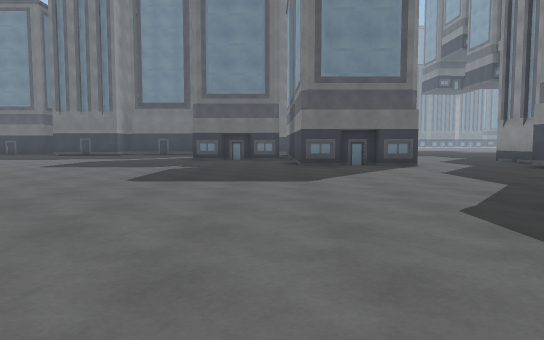
[1] (above)

24 first-person views from a walk through a 3-D level made in the Unity game engine. The camera is 1.2 m above the floor, tilts 4° down and sees 70° across. The floor is counted in squares, 2 m on a side. Each view is taken from the middle of a square. On the plan, view 1 faces up. The plan holds only what a view shows up to about 11 squares ahead; the rest is blank. The place goes on beyond the plan. The player character is not drawn. Surface patterns are stand-ins for the level's own textures.

[2]
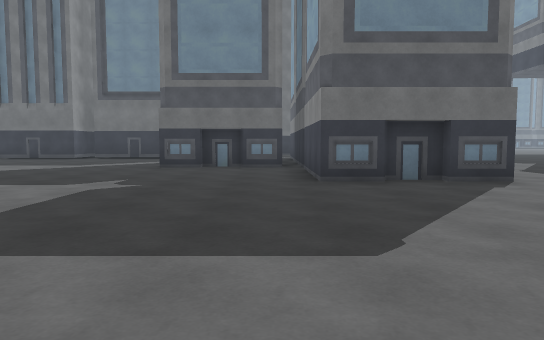

[3]
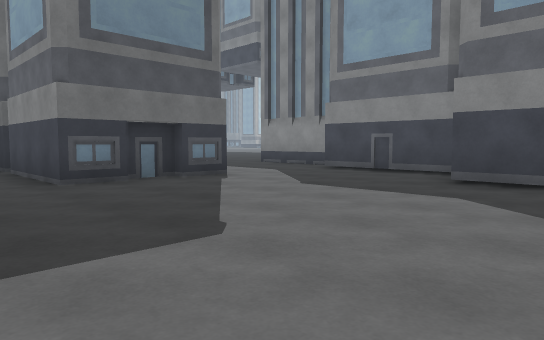

[4]
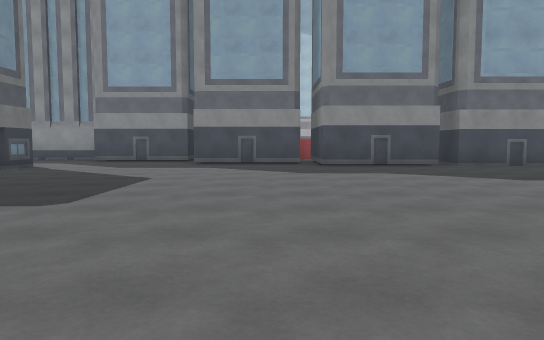

[5]
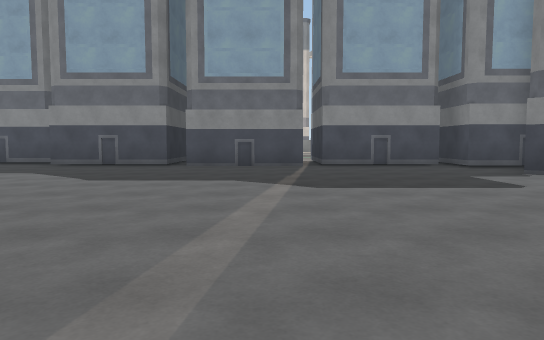

[6]
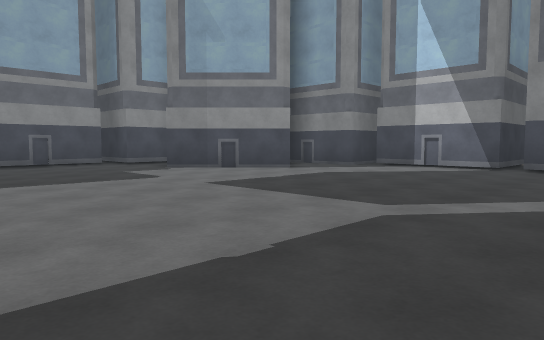

[7]
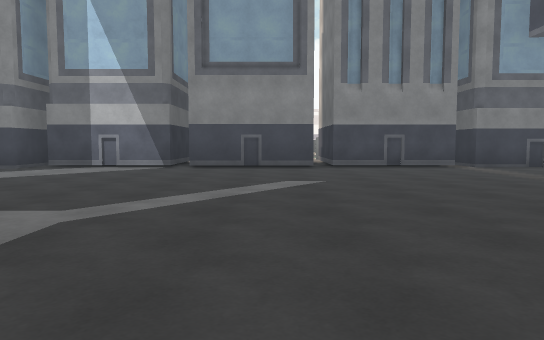

[8]
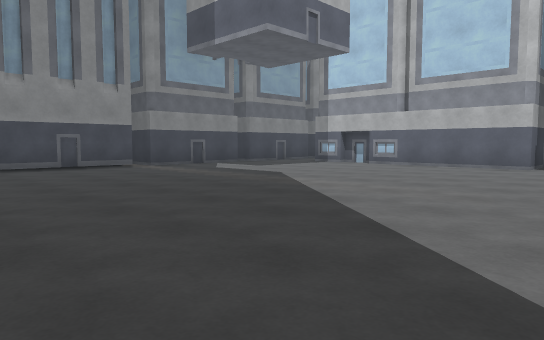

[9]
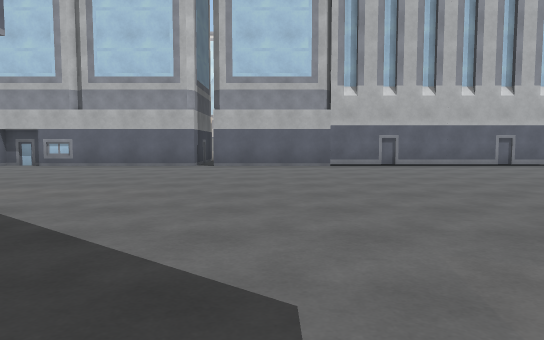

[10]
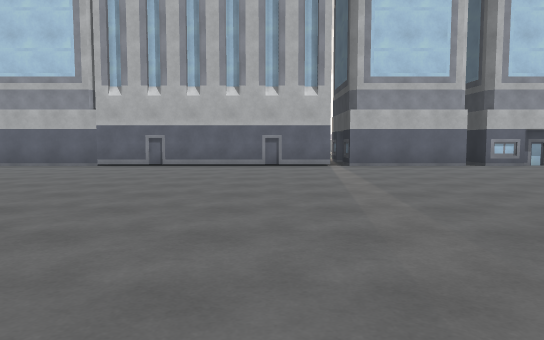

[11]
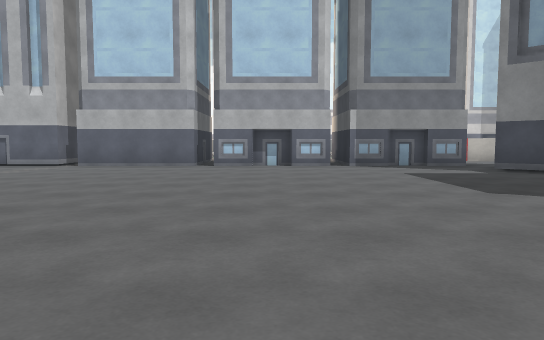

[12]
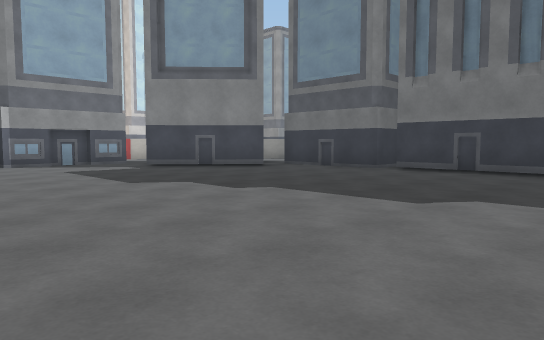

[13]
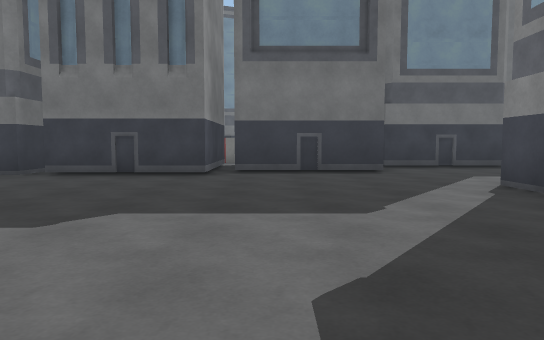

[14]
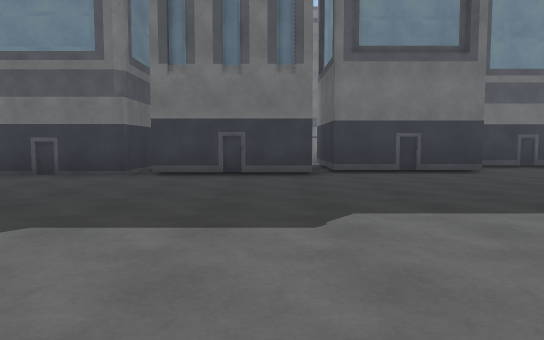

[15]
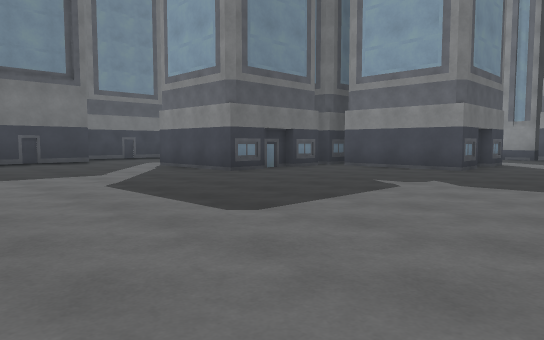

[16]
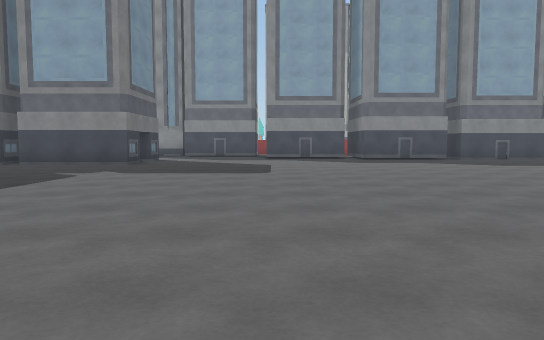

[17]
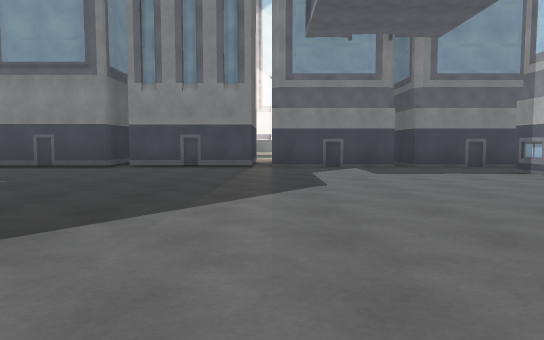

[18]
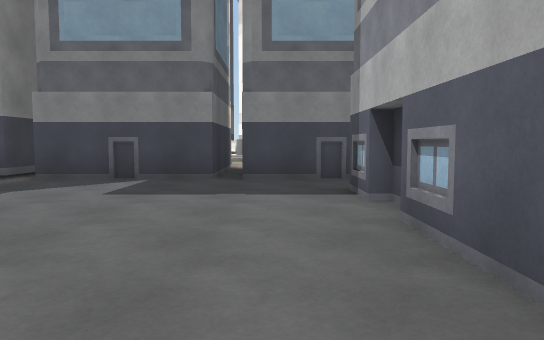

[19]
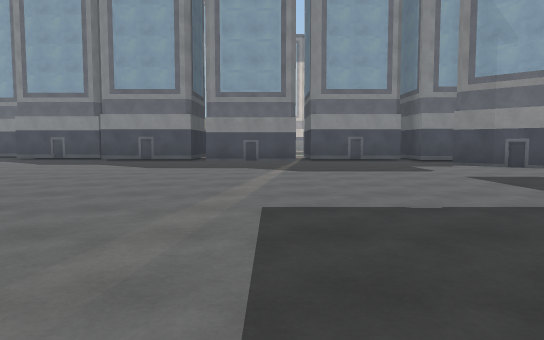

[20]
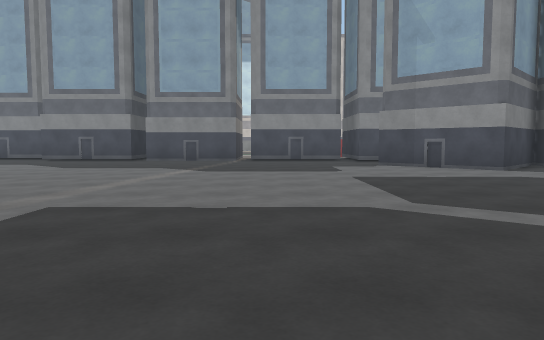

[21]
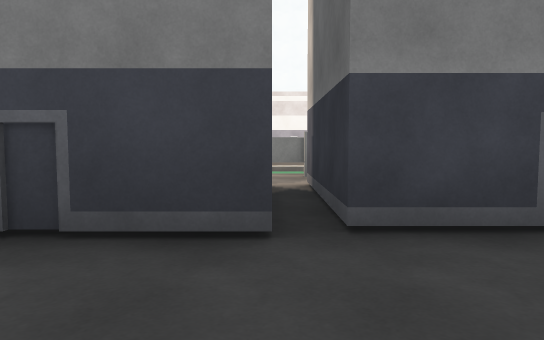

[22]
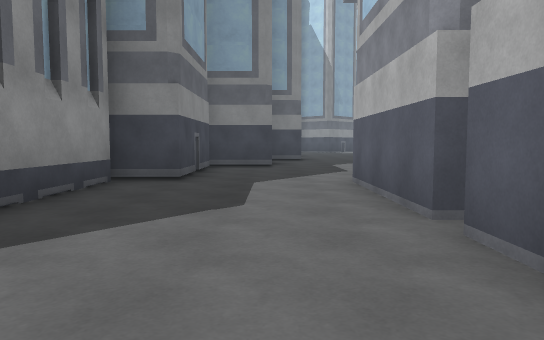

[23]
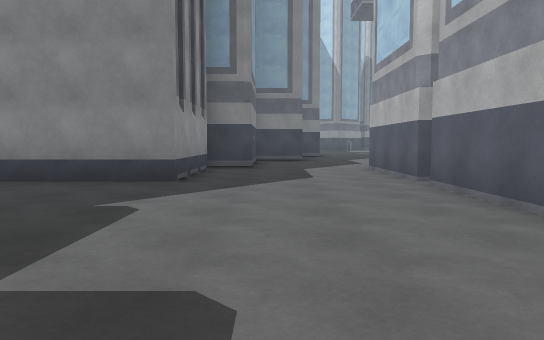

[24]
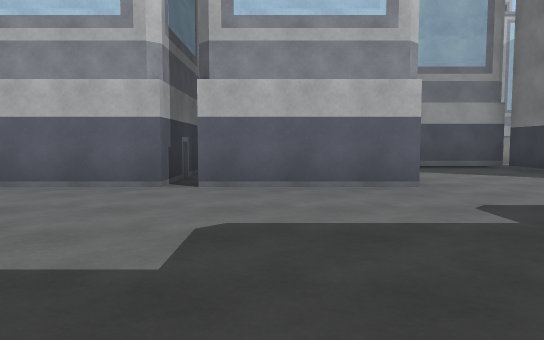

### Floor plan
Points are (right, up) in squares from view 1. A wall is a line through its corners. A room is listed if a view was taken in it or the views show most of it. See-through windows are left out.
Room 1 (views 1, 2, 3, 4, 5, 6, 7, 8, 9, 10, 11, 12, 13, 14, 15, 16, 17, 18, 19, 20, 21, 22, 23, 24)
walls: (1.9, 10) (0.8, 10) (0.8, 13); (-1.6, 13.5) (-2.7, 13.5) (-2.7, 16.5); (2.9, 10.3) (1.8, 10.3); (-0.8, 13.8) (-1.8, 13.8); (0.4, 13.5) (-0.8, 13.5); (5, 3.1) (5, 6.2) (6.6, 6.2); (4, -0.3) (4, 2.7) (5, 2.7); (6.5, 6.6) (6.5, 9.7) (7.6, 9.7); (3.7, 13) (3.7, 10) (2.8, 10); (-17, 4.5) (-17, -4.5); (-17, 8) (-17, 5); (4, -3.9) (4, -0.8); (-17, 9.6) (-17, 8.5); (1.1, 16.5) (3.7, 16.5) (3.7, 13.5); (-17.2, 10.5) (-17.2, 9.5); (7.5, 10) (7.5, 13) (10.2, 13); (-17, 11.6) (-17, 10.5); (-3.6, 18.8) (-6.7, 18.8) (-6.7, 21.9); (-17, 13.1) (-17, 12); (-13.2, 17) (-15.3, 14.8); (-17.2, 14.1) (-17.2, 13); (4, -7.4) (4, -4.3) (5, -4.3); (-17, -5) (-17, -9); (-17, 15.1) (-17, 14); (-10.7, 19.9) (-10.7, 18.3) (-13.4, 18.3); (-7.2, 21.2) (-7.2, 18.3) (-10.2, 18.3); (3.5, -9.2) (3.5, -7.8); (3.7, 20.1) (3.7, 17); (-4.5, -12.5) (-1.5, -12.5); (-8, -12.5) (-5, -12.5); (-17.2, -9.1) (-17.2, -10); (-11.5, -12.5) (-8.5, -12.5); (-1, -13.5) (-1, -12) (1.4, -12) (-0.6, -10) (1.5, -7.9); (-17, -9.9) (-17, -11); (1.2, 23.5) (-0.2, 23.5) (-0.2, 21.5); (-15, -12.5) (-12, -12.5); (-16.5, -12.5) (-15.5, -12.5)
ways out: opening at (-17, -12); opening at (-3, 17.3)

Where each view was taken, in squares from view 1:
view 1: 0 up, 0 right, facing up
view 2: 4 up, 0 right, facing up
view 3: 4 up, 1 left, facing up-right
view 4: 4 up, 6 left, facing right
view 5: 3 down, 6 left, facing right
view 6: 3 down, 7 left, facing down-right
view 7: 3 down, 7 left, facing down
view 8: 3 down, 7 left, facing down-left
view 9: 3 down, 7 left, facing left
view 10: 3 up, 7 left, facing left
view 11: 10 up, 7 left, facing left
view 12: 10 up, 6 left, facing up-left
view 13: 11 up, 6 left, facing up
view 14: 11 up, 8 left, facing up
view 15: 7 up, 8 left, facing up-right
view 16: 6 up, 10 left, facing right
view 17: 3 down, 12 left, facing down
view 18: 6 down, 16 left, facing down
view 19: 3 down, 9 left, facing right
view 20: 5 down, 9 left, facing right
view 21: 10 down, 8 left, facing down
view 22: 16 up, 5 right, facing down
view 23: 19 up, 6 right, facing down
view 24: 18 up, 9 right, facing left
